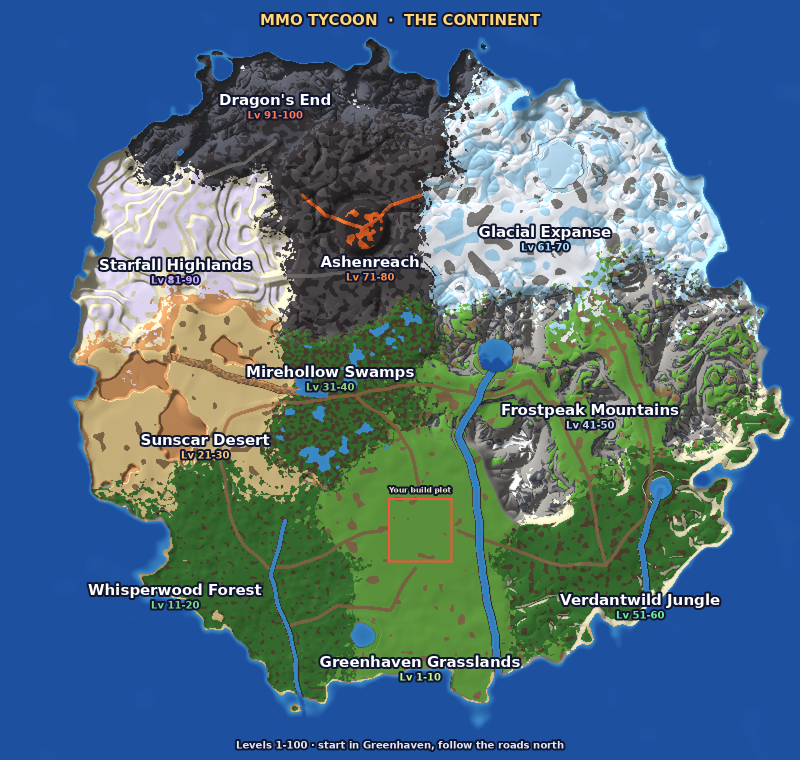
#> input picture docs/images/continent-map.png, 1600 x 1520 px (shown at 1/2 size)
$ python label-map.py ../docs/images/continent-map.png out.png
#> lines starting #> are read from the running program, lines starting #| are printed output that depends on the picture
# Labels a map rendered by render-continent.luau (step 4, no overlay).
# Usage: python3 tools/label-map.py base.ppm continent-map.png
import sys
from PIL import Image, ImageDraw, ImageFont
img = Image.open(sys.argv[1]).convert("RGB")
#> img is the input picture: PIL image 1600x1520 RGB; mean R, G, B 79.3, 108.7, 128
img = img.resize((img.width*2, img.height*2), Image.LANCZOS)
#> img: PIL image 3200x3040 RGB
d = ImageDraw.Draw(img)
B = "/usr/share/fonts/truetype/dejavu/DejaVuSans-Bold.ttf"
big, small, tiny = ImageFont.truetype(B, 30), ImageFont.truetype(B, 20), ImageFont.truetype(B, 15)
def px(x, z): return ((x + 1680) / 4 * 2, (z + 2120) / 4 * 2)
def text(xy, s, f, fill=(255,255,255)):
    d.text(xy, s, font=f, fill=fill, anchor="mm", stroke_width=4, stroke_fill=(16,22,48))
# name, centre in pixels of the 800x760 map, level colour
regions = [
 ("Dragon's End", "Lv 91-100", (275,100), (255,120,90)),
 ("Starfall Highlands", "Lv 81-90", (175,265), (200,170,255)),
 ("Ashenreach", "Lv 71-80", (370,262), (255,140,60)),
 ("Glacial Expanse", "Lv 61-70", (545,232), (170,225,255)),
 ("Frostpeak Mountains", "Lv 41-50", (590,410), (200,220,240)),
 ("Mirehollow Swamps", "Lv 31-40", (330,372), (150,210,120)),
 ("Sunscar Desert", "Lv 21-30", (205,440), (255,200,110)),
 ("Whisperwood Forest", "Lv 11-20", (175,590), (120,220,140)),
 ("Greenhaven Grasslands", "Lv 1-10", (420,662), (190,255,140)),
 ("Verdantwild Jungle", "Lv 51-60", (640,600), (110,240,160)),
]
# plot outline
x0, z0 = px(-128, -128); x1, z1 = px(128, 128)
d.rectangle([x0, z0, x1, z1], outline=(255,80,60), width=4)
text(((x0+x1)/2, z0-16), "Your build plot", tiny, (255,230,200))
for name, lv, (cx, cy), col in regions:
    text((cx*2, cy*2), name, big)
    text((cx*2, cy*2+30), lv, small, col)
# title + legend
text((img.width/2, 40), "MMO TYCOON  ·  THE CONTINENT", big, (255,215,120))
text((img.width/2, img.height-30), "Levels 1-100 · start in Greenhaven, follow the roads north", small, (220,230,255))
img.save(sys.argv[2])
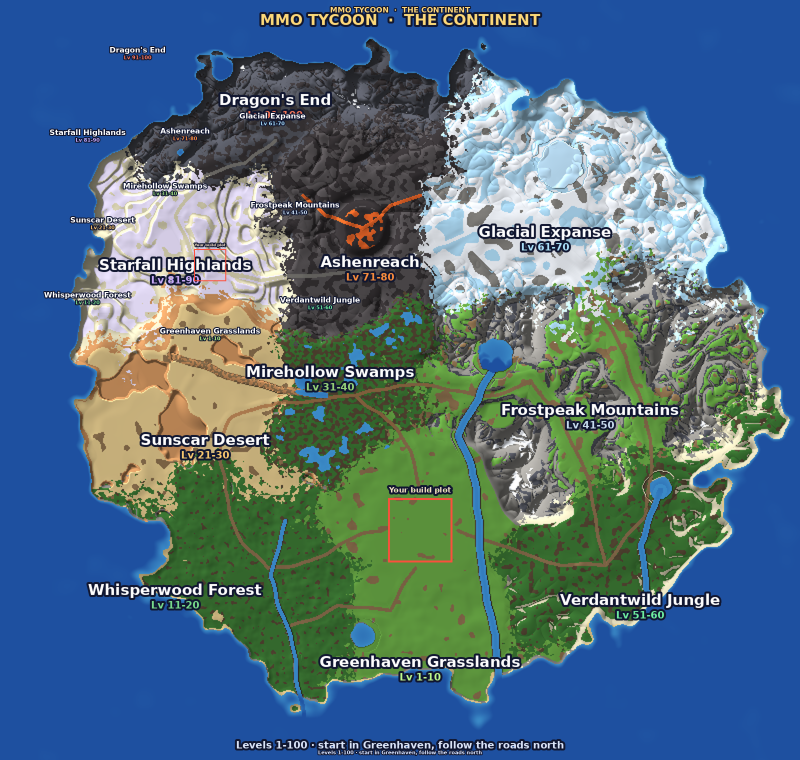
#> saved as out.png: PIL image 3200x3040 RGB (shown at 1/4 size); mean R, G, B 79.2, 108.5, 127.6
print(img.size)
#| (3200, 3040)
